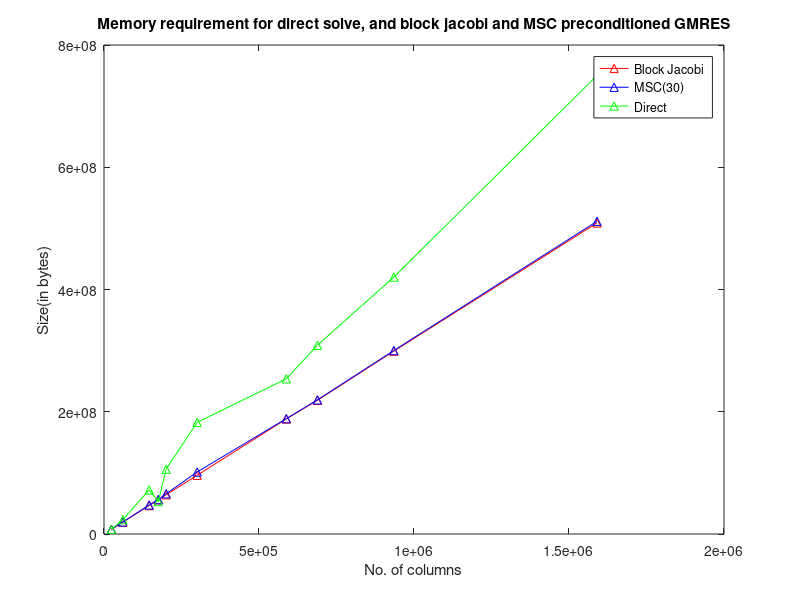

This chart was generated by the following MATLAB code:
% To plot the memory requirements

%for 30 MSC blocks
% b_jacobi_mem = [19217160,49199616,117670344,141427968,162024696,242722080,381057120,442847160,605884608,1030508640];
% 
% msc_mem=[19255424,49375312,118528576,141719208,163715552,248045072,381651232,443591544,606821072,1033169544];


b_jacobi_mem = [7606080,19480320,46597440,56006400,64163520,96122880,188172480,218686080,299198400,508889280];

msc_mem=[7644380,19656320,47455440,56297640,65854376,101445872,188766592,219430464,300134864,511550184];


direct_mem = [7763760,23448024,72165216,53012496,106024536,182655504,253902216,308714520,420342792,749947512];

num_col = [23769,60876,145617,175020,200511,300384,588039,688394,934995,1590279];

%semilogy(b_jacobi_mem,num_col);
plot(num_col,b_jacobi_mem,'r-^',num_col,msc_mem,'b-^',num_col,direct_mem,'g-^');
%hold on;
title('Memory requirement for direct solve, and block jacobi and MSC preconditioned GMRES');
xlabel('No. of columns');
ylabel('Size(in bytes)');
legend('Block Jacobi','MSC(30)','Direct');


% G_mem = [31800,89400,794000,819720,5764536,22103424,2930688,2577312,1209384,4115448];
% MSC_30_mem = [38300,176000,858000,291240,1690856,5322992,594112,744384,936464,2660904];
% num_col = [23769,60876,145617,175020,200511,300384,588039,688394,934995,1590279];
% 
% 
%  plot(num_col,G_mem,'r-o',num_col,MSC_30_mem,'b-^');
% % %hold on;
% title('Memory requirement for G block and MSC(30) block');
%  xlabel('No. of columns');
%  ylabel('Size(in bytes)');
%  legend('Block G','MSC(30)');



% G_iters = [46,19,76,89,75,86,60,82,52,92];
% MSC_30_lower_iters = [39,32,55,87,38,62,40,37,43,36];
% MSC_30_full_iters = [55,56,88,86,49,94,68,77,80,93];
% num_col = [23769,60876,145617,175020,200511,300384,588039,688394,934995,1590279];
% 
% 
%  plot(num_col,G_iters,'r-o',num_col,MSC_30_lower_iters,'b-^',num_col,MSC_30_full_iters,'g-x');
% % %hold on;
% title('#GMRES iters per LM iteration');
%  xlabel('No. of columns');
%  ylabel('#GMRES iterations');
%  legend('Block G','MSC\_half(30)','MSC\_full(30)');

% direct_time = [0.11,0.44,2.94,0.9,5.39,11.45,8.17,10.97,16.69,49.11];
% G_time = [0.58,1.12,6.8,10.43,9.52,25.71,29.38,41.46,43.12,131.65];
% MSC_30_lower_time = [0.63,1.59,5.86,9.49,6.66,17,26.19,30.6,46.63,87.16];
% MSC_30_full_time = [1.18,3.29,13.07,15.46,13.12,34.61,53.52,69.41,106,250.52];
% num_col = [23769,60876,145617,175020,200511,300384,588039,688394,934995,1590279];
% 
% 
%  plot(num_col,direct_time,'m-[]',num_col,G_time,'r-^',num_col,MSC_30_lower_time,'b-^',num_col,MSC_30_full_time,'g-^');
% % %hold on;
% title('Time(in secs) per LM iteration');
%  xlabel('No. of columns');
%  ylabel('Time(in secs)');
%  legend('Direct(LDL)','Block Jacobi','MSC\_half(30)','MSC\_full(30)');


% direct_error = [0.7337,0.8938,0.7043,0.8754,0.7444,0.693,0.7132,0.8028,0.7523,0.9951];
% G_error = [0.9661,0.8289,0.7311,0.7963,0,0.6932,0.7113,0.7706,0.7699,0];
% MSC_30_lower_error = [0,0.885,0.7421,0.6773,0.7676,0.7118,0.7202,0.798,1.12,0.8527];
% MSC_30_full_error = [0.8462,0.8938,0.7057,0.6788,0.73,0.7143,0.7178,0.7893,0.755,0.9566];
% num_col = [23769,60876,145617,175020,200511,300384,588039,688394,934995,1590279];
% 
% 
%  plot(num_col,direct_error,'m-^',num_col,G_error,'r-^',num_col,MSC_30_lower_error,'b-^',num_col,MSC_30_full_error,'g-^');
% % %hold on;
% title('Mean Reprojection Error for Lifted Schur Cost Function(Zero errors are erroneous)');
%  xlabel('No. of columns');
%  ylabel('Error');
%  legend('Direct(LDL)','Block Jacobi','MSC\_half(30)','MSC\_full(30)');
